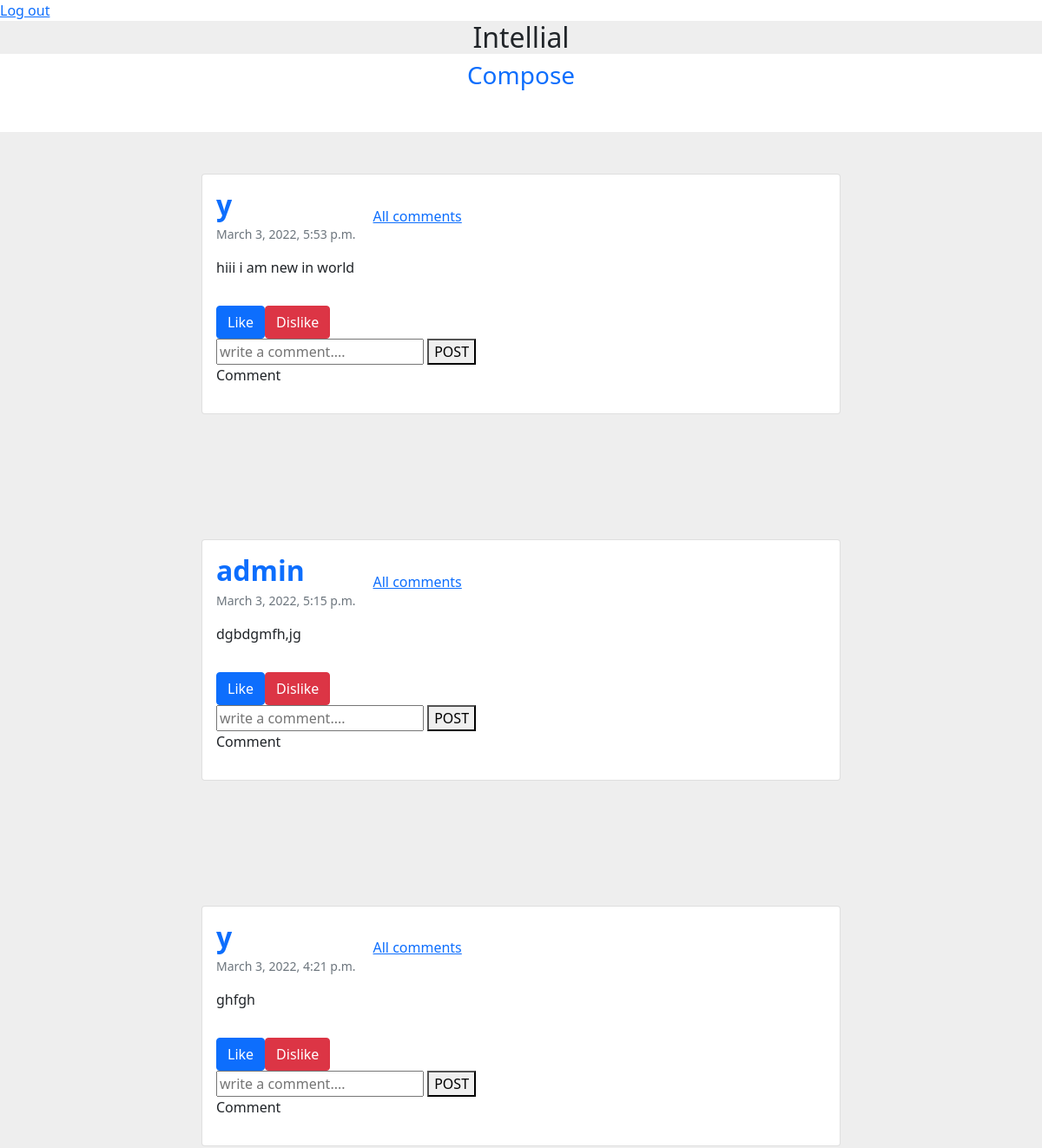
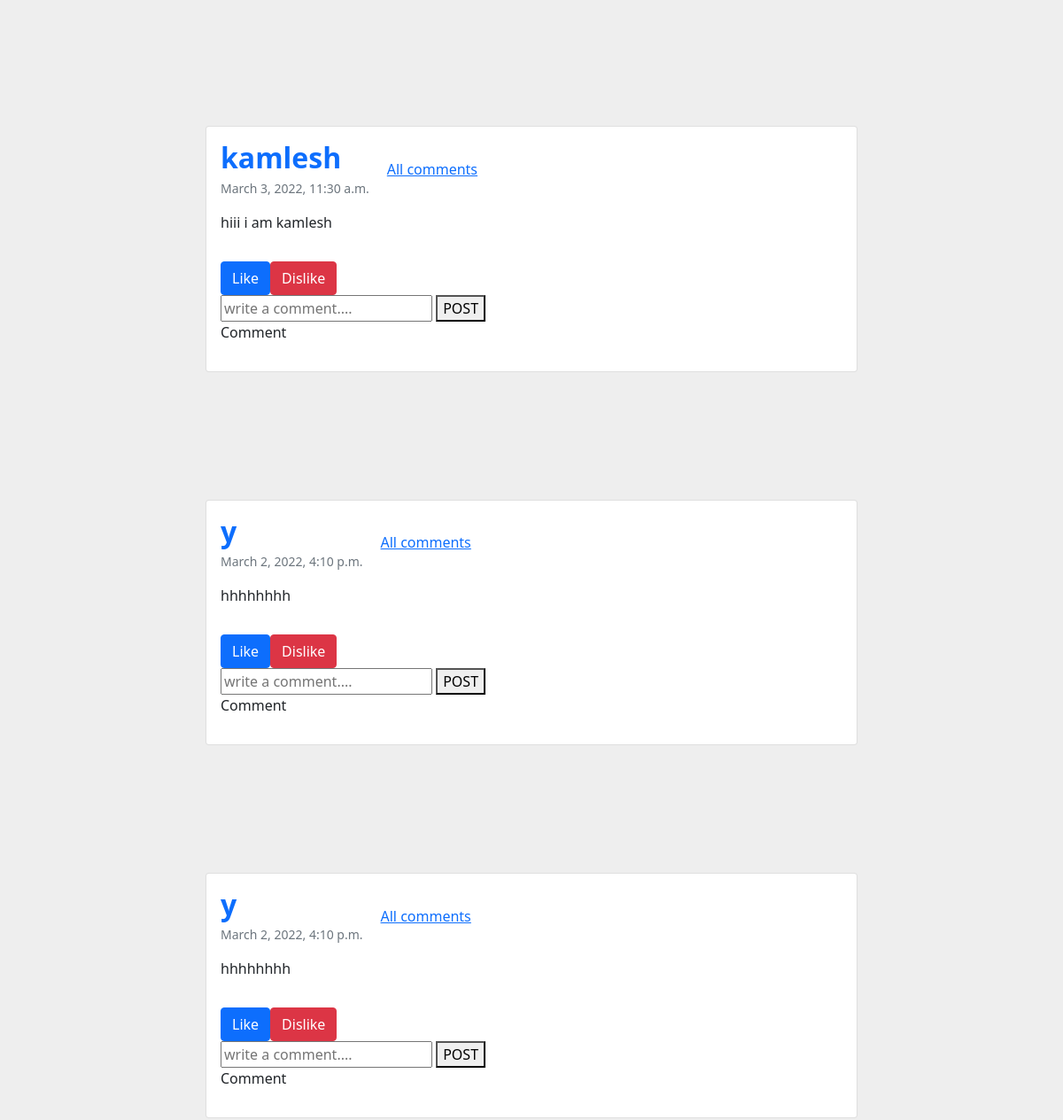
/post_listing/ (upper part), run on an earlier commit of the app's database (2 pictures, top to bottom).
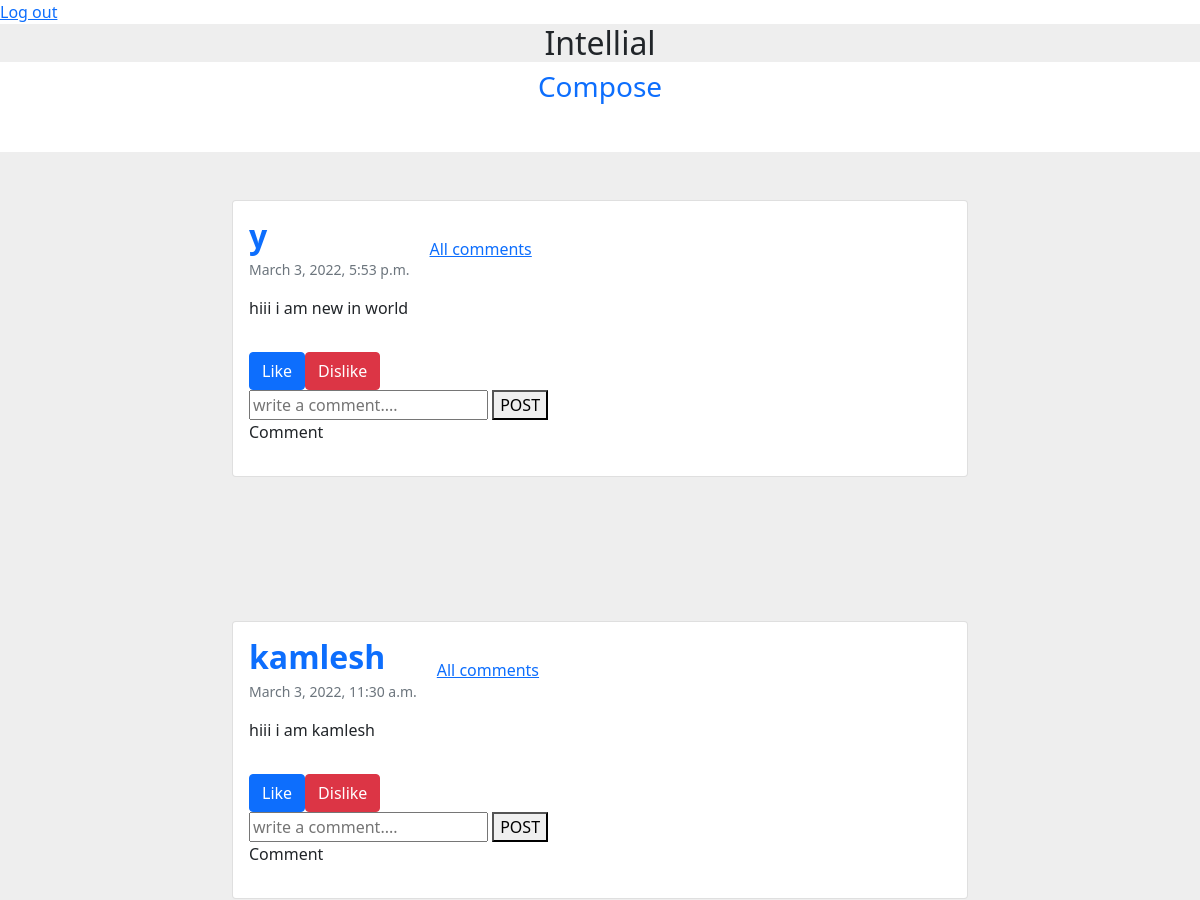
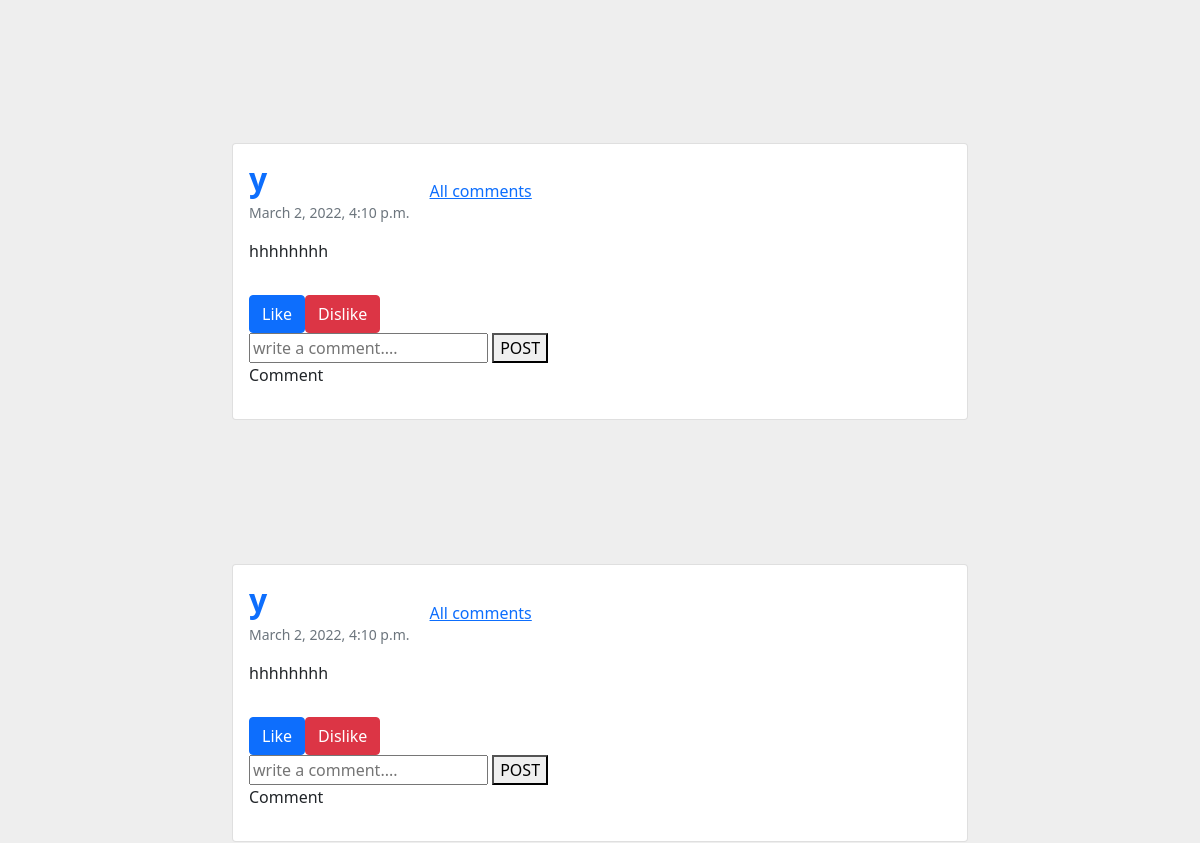
And on a later commit of the database (2 pictures, top to bottom).
### post_app/models.py (models this page shows, shortened)
class Post(models.Model):
    user = models.ForeignKey(User,on_delete=models.CASCADE)
    post_message = models.TextField(max_length=100)
    created = models.DateTimeField(auto_now_add=True)

### post_app/views.py (the view)
# urls.py: path('post_listing/',post_listing,name='post_listing'),
def post_listing(request):
    post = Post.objects.values("id","user__username","post_message","created").order_by('-created')
    comments = Comment.objects.values("comment","post_id","user__username","created").order_by('-created')
    like=Like.objects.values('like','post_id','user__username','id')
    return render(request,'post_listing.html',{'post':post,'comments':comments,'like':like})

### post_app/templates/post_listing.html (shortened to what this page needs)
<!DOCTYPE html>
<html lang="en">
<head>
    <link href="https://cdn.jsdelivr.net/npm/bootstrap@5.1.3/dist/css/bootstrap.min.css" rel="stylesheet"
>
</head>
<body>
    <div>
        <a href="{% url 'logout' %}">Log out</a>
    </div>
    <center>
        <div>
            <h2 style="background-color: #eee;">Intellial</h2>
        </div>
    </center>
    <center>
        <div>
            <h3 id="postbtn" class="text-primary mb-1">Compose</h3>
        </div>
    </center>
    <section style="background-color: #eee;">
        {% for i in post %}
        <div class="container my-5 py-5">
            <div class="row d-flex justify-content-center">
                <div class="col-md-12 col-lg-10 col-xl-8">
                    <div class="card">
                        <div class="card-body">
                            <div class="d-flex flex-start align-items-center">
                                <div>
                                    <h2 class="fw-bold text-primary mb-1">{{i.user__username}}</h2>
                                    <p class="text-muted small mb-0">
                                        {{i.created}}
                                    </p>
                                </div>
                                <a href="{% url 'post_with_comment' id=i.id %}" style="margin-left: 20px;">All comments
                                </a>
                            </div>
                            <p class="mt-3 mb-4 pb-2">{{i.post_message}}
                            </p>
                            <div class="small d-flex justify-content-start">
                                <form action="{% url 'like' id=i.id %}" method="post">
                                    <button type='submit' name='post_id' value="{{ i.id }}" id="like"
                                        class="btn btn-primary">Like{{number_of_like}}</button>
                                </form>
                                <form action="{% url 'dislike' id=i.id %}" method="post">
                                    <button type='submit' name='post_id' value="{{ i.id }}" id="like"
                                        class="btn btn-danger">Dislike </button>
                                </form>
                            </div>
                            <form action="{% url 'comment_on_post' id=i.id %}" method="post">
                                <div class="div">
                                    <input type="text" name="comment" class="comment" placeholder="write a comment...."
                                        required>
                                    <button type=" submit">POST</button>
                                </div>
                            </form>
                            <div class="main">
                                <p class="comment">Comment</p>
                            </div>
                        </div>
                    </div>
                </div>
            </div>
        </div>
        {% endfor %}
    </section>
</body>
</html>

What changed in the data, as far as the page shows it:
removed Post: user__username "admin", created "March 3, 2022, 5:15 p.m.", post_message "dgbdgmfh,jg", {{ i.id }} 36 (drawn)
removed Post: user__username "y", created "March 3, 2022, 4:21 p.m.", post_message "ghfgh", {{ i.id }} 35 (drawn)
